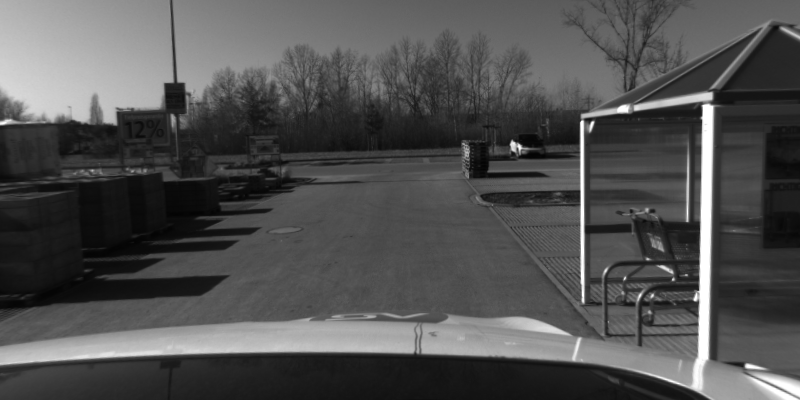
#> input picture cam0/1614256757074110976.png, 800 x 400 px; its folder holds only this picture in this run
$ jupyter execute --allow-errors visuelle_odometrie.ipynb
#> lines starting #> are read from the running program, lines starting #| are printed output that depends on the picture
# 1.2 Visuelle Odometrie – Schritt für Schritt

Ziel: Berechne wie sich die Kamera zwischen zwei aufeinanderfolgenden Frames bewegt hat.

**Pipeline:**
```
Frame 1 + Frame 2
    → Schritt 1: Features extrahieren (ORB)
    → Schritt 2: Feature Matching (Fingerabdrücke vergleichen)
    → Schritt 3: Ausreißer entfernen (RANSAC)
    → Schritt 4: Essential Matrix berechnen
    → Schritt 5: Bewegung R und t bestimmen
```

[cell 1]
import cv2
import numpy as np
import matplotlib.pyplot as plt
import os

CAM0_ORDNER = "../cam0"

# Zwei aufeinanderfolgende Frames laden
bilder = sorted(os.listdir(CAM0_ORDNER))

frame1 = cv2.imread(os.path.join(CAM0_ORDNER, bilder[0]))
#> frame1 is the input picture: shape (400, 800, 3); min 3, max 255, mean 80.9
#> (the rest of this cell did not finish here and is left out)

---
## Schritt 1: Features in beiden Frames extrahieren

Wie in Notebook 1.1 — wir extrahieren ORB Features aus **beiden** Frames.
Diese Features werden im nächsten Schritt miteinander verglichen.

[cell 2]
orb = cv2.ORB_create(nfeatures=1000)

grau1 = cv2.cvtColor(frame1, cv2.COLOR_BGR2GRAY)
#> (the rest of this cell did not finish here and is left out)

---
## Schritt 2: Feature Matching

Für jeden Feature in Frame 1 suchen wir den **ähnlichsten Feature in Frame 2**.
Verglichen werden die 256-bit Descriptors mit der **Hamming-Distanz**:

```
Descriptor 1: 10110101...
Descriptor 2: 10110001...
                   ↑
              1 Bit unterschiedlich → Hamming-Distanz = 1  → sehr guter Match

Descriptor 1: 10110101...
Descriptor 3: 01001010...
              ↑↑↑↑↑↑↑↑
              8 Bits unterschiedlich → Hamming-Distanz = 8  → schlechter Match
```

**Je kleiner die Distanz, desto besser der Match.**

[cell 3]
# Brute-Force Matcher mit Hamming-Distanz
matcher = cv2.BFMatcher(cv2.NORM_HAMMING, crossCheck=False)

# Für jeden Feature die 2 besten Matches finden
#> (the rest of this cell did not finish here and is left out)

---
## Schritt 3: Ausreißer entfernen (RANSAC)

Nicht alle Matches sind korrekt — manche Features wurden **falsch zugeordnet**.
RANSAC findet die konsistenten Matches und wirft die falschen raus:

```
Ablauf:
  Wiederhole 1000x:
    → Wähle 8 zufällige Matches
    → Berechne Modell daraus
    → Zähle wie viele andere Matches zu diesem Modell passen (Inlier)
  → Behalte das Modell mit den meisten Inliers
```

[cell 4]
# Koordinaten extrahieren — maximal 500 Punkte (OpenCV 4.13 Bug fix)
max_punkte = 500
#> (the rest of this cell did not finish here and is left out)

---
## Schritt 4: Essential Matrix berechnen

Die Essential Matrix **E** beschreibt die geometrische Beziehung zwischen zwei Kameraansichten:

$$E = [t]_{\times} R$$

Sie enthält sowohl die **Rotation R** als auch die **Translation t** — aber noch zusammengepackt.
Dafür brauchen wir die **Kamera-Kalibrierungsmatrix K** (innere Parameter der Kamera).

[cell 5]
# Kamera-Kalibrierung (Standardwerte für das Dataset)
# K enthält: Brennweite (fx, fy) und Bildmittelpunkt (cx, cy)
h, w = frame1.shape[:2]
#> h = 400; w = 800
fx = w * 0.8   # geschätzte Brennweite
#> fx = 640
fy = w * 0.8
#> fy = 640
cx = w / 2
#> cx = 400
cy = h / 2
#> cy = 200

K = np.array([[fx,  0, cx],
              [ 0, fy, cy],
              [ 0,  0,  1]], dtype=np.float64)

print("Kamera-Matrix K:")
print(f"  fx={fx:.1f}  fy={fy:.1f}  (Brennweite in Pixel)")
#|   fx=640.0  fy=640.0  (Brennweite in Pixel)
print(f"  cx={cx:.1f}  cy={cy:.1f}  (Bildmitte)")
#|   cx=400.0  cy=200.0  (Bildmitte)
print()

# Nur Inlier-Punkte verwenden
#> (the rest of this cell did not finish here and is left out)

---
## Schritt 5: Bewegung bestimmen (R und t)

Die Essential Matrix wird zerlegt in:
- **R** = Rotationsmatrix → wie hat sich die Kamera **gedreht**?
- **t** = Translationsvektor → in welche **Richtung** hat sie sich bewegt?

Aus R kann man die Winkel (Grad) ablesen, aus t die Richtung der Bewegung.

#> (a cell that did not finish here is left out)

---
## Bonus: Trajektorie über mehrere Frames

Wenn wir die Bewegung über viele Frames aufsummieren, entsteht der **zurückgelegte Weg der Kamera**.

[cell 7]
# Trajektorie über die ersten 50 Frames berechnen
anzahl_frames = min(50, len(bilder) - 1)

position = np.zeros(3)          # Startposition (0, 0, 0)
rotation_gesamt = np.eye(3)     # Keine Rotation am Anfang
trajektorie = [position.copy()]

prev = cv2.cvtColor(cv2.imread(os.path.join(CAM0_ORDNER, bilder[0])), cv2.COLOR_BGR2GRAY)

for i in range(1, anzahl_frames):
    curr = cv2.cvtColor(cv2.imread(os.path.join(CAM0_ORDNER, bilder[i])), cv2.COLOR_BGR2GRAY)

    kp_a, desc_a = orb.detectAndCompute(prev, None)
    kp_b, desc_b = orb.detectAndCompute(curr, None)

    if desc_a is None or desc_b is None:
        continue

    matches = matcher.knnMatch(desc_a, desc_b, k=2)
    gut = [m for m, n in matches if m.distance < 0.75 * n.distance]

    if len(gut) < 8:
        continue

    pa = np.float32([kp_a[m.queryIdx].pt for m in gut])
    pb = np.float32([kp_b[m.trainIdx].pt for m in gut])

    E_i, _ = cv2.findEssentialMat(pa, pb, K, method=cv2.RANSAC, prob=0.999, threshold=1.0)
    if E_i is None:
        continue

    _, R_i, t_i, _ = cv2.recoverPose(E_i, pa, pb, K)

    # Position aufsummieren
    position = position + rotation_gesamt @ t_i.ravel()
    rotation_gesamt = R_i @ rotation_gesamt
    trajektorie.append(position.copy())

    prev = curr

trajektorie = np.array(trajektorie)

# Draufsicht der Trajektorie (X-Z Ebene)
plt.figure(figsize=(10, 8))
plt.plot(trajektorie[:, 0], trajektorie[:, 2], 'b-o', markersize=4, linewidth=2)
plt.plot(trajektorie[0, 0], trajektorie[0, 2], 'go', markersize=12, label='Start')
plt.plot(trajektorie[-1, 0], trajektorie[-1, 2], 'ro', markersize=12, label='Ende')
plt.xlabel('X (links/rechts)')
plt.ylabel('Z (vor/zurück)')
plt.title(f'Kamera-Trajektorie (Draufsicht) – {len(trajektorie)} Frames')
plt.legend()
plt.grid(True)
plt.axis('equal')
plt.show()
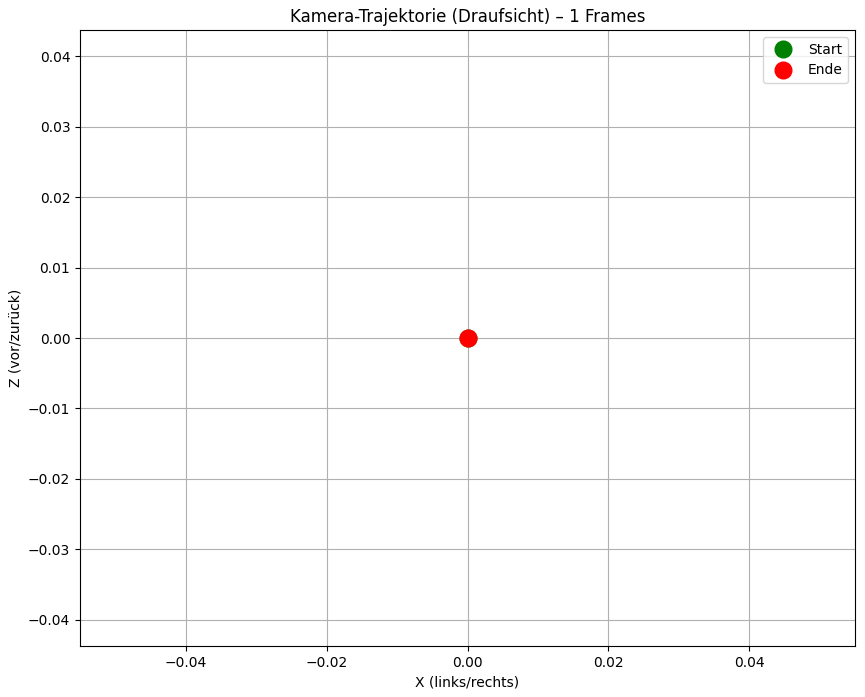
#> figure drawn by matplotlib, 1 panel

print(f"Trajektorie berechnet aus {len(trajektorie)} Frames")
print(f"Start: ({trajektorie[0,0]:.2f}, {trajektorie[0,2]:.2f})")
print(f"Ende:  ({trajektorie[-1,0]:.2f}, {trajektorie[-1,2]:.2f})")
